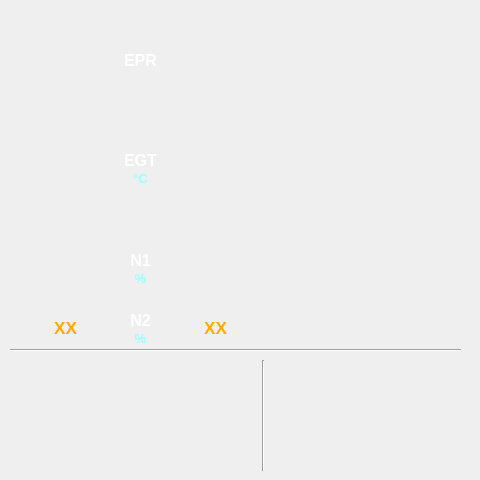
<?xml version="1.0" encoding="UTF-8"?>
<ui version="4.0">
 <class>EwdPage</class>
 <widget class="QWidget" name="EwdPage">
  <property name="geometry">
   <rect>
    <x>0</x>
    <y>0</y>
    <width>480</width>
    <height>480</height>
   </rect>
  </property>
  <property name="font">
   <font>
    <weight>75</weight>
    <bold>true</bold>
   </font>
  </property>
  <property name="windowTitle">
   <string>Form</string>
  </property>
  <widget class="Egt" name="egt1" native="true">
   <property name="geometry">
    <rect>
     <x>10</x>
     <y>110</y>
     <width>100</width>
     <height>100</height>
    </rect>
   </property>
  </widget>
  <widget class="Egt" name="egt2" native="true">
   <property name="geometry">
    <rect>
     <x>170</x>
     <y>110</y>
     <width>100</width>
     <height>100</height>
    </rect>
   </property>
  </widget>
  <widget class="Epr" name="epr1" native="true">
   <property name="geometry">
    <rect>
     <x>10</x>
     <y>10</y>
     <width>100</width>
     <height>100</height>
    </rect>
   </property>
  </widget>
  <widget class="Epr" name="epr2" native="true">
   <property name="geometry">
    <rect>
     <x>170</x>
     <y>10</y>
     <width>100</width>
     <height>100</height>
    </rect>
   </property>
  </widget>
  <widget class="N1Rpm" name="n1rpm1" native="true">
   <property name="geometry">
    <rect>
     <x>10</x>
     <y>210</y>
     <width>100</width>
     <height>100</height>
    </rect>
   </property>
  </widget>
  <widget class="N1Rpm" name="n1rpm2" native="true">
   <property name="geometry">
    <rect>
     <x>170</x>
     <y>210</y>
     <width>100</width>
     <height>100</height>
    </rect>
   </property>
  </widget>
  <widget class="QLabel" name="label_19">
   <property name="geometry">
    <rect>
     <x>120</x>
     <y>150</y>
     <width>41</width>
     <height>20</height>
    </rect>
   </property>
   <property name="palette">
    <palette>
     <active>
      <colorrole role="WindowText">
       <brush brushstyle="SolidPattern">
        <color alpha="255">
         <red>255</red>
         <green>255</green>
         <blue>255</blue>
        </color>
       </brush>
      </colorrole>
     </active>
     <inactive>
      <colorrole role="WindowText">
       <brush brushstyle="SolidPattern">
        <color alpha="255">
         <red>255</red>
         <green>255</green>
         <blue>255</blue>
        </color>
       </brush>
      </colorrole>
     </inactive>
     <disabled>
      <colorrole role="WindowText">
       <brush brushstyle="SolidPattern">
        <color alpha="255">
         <red>128</red>
         <green>128</green>
         <blue>128</blue>
        </color>
       </brush>
      </colorrole>
     </disabled>
    </palette>
   </property>
   <property name="font">
    <font>
     <pointsize>12</pointsize>
     <weight>75</weight>
     <bold>true</bold>
    </font>
   </property>
   <property name="text">
    <string>EGT</string>
   </property>
   <property name="alignment">
    <set>Qt::AlignCenter</set>
   </property>
  </widget>
  <widget class="QLabel" name="label_20">
   <property name="geometry">
    <rect>
     <x>120</x>
     <y>50</y>
     <width>41</width>
     <height>20</height>
    </rect>
   </property>
   <property name="palette">
    <palette>
     <active>
      <colorrole role="WindowText">
       <brush brushstyle="SolidPattern">
        <color alpha="255">
         <red>255</red>
         <green>255</green>
         <blue>255</blue>
        </color>
       </brush>
      </colorrole>
     </active>
     <inactive>
      <colorrole role="WindowText">
       <brush brushstyle="SolidPattern">
        <color alpha="255">
         <red>255</red>
         <green>255</green>
         <blue>255</blue>
        </color>
       </brush>
      </colorrole>
     </inactive>
     <disabled>
      <colorrole role="WindowText">
       <brush brushstyle="SolidPattern">
        <color alpha="255">
         <red>128</red>
         <green>128</green>
         <blue>128</blue>
        </color>
       </brush>
      </colorrole>
     </disabled>
    </palette>
   </property>
   <property name="font">
    <font>
     <pointsize>12</pointsize>
     <weight>75</weight>
     <bold>true</bold>
    </font>
   </property>
   <property name="text">
    <string>EPR</string>
   </property>
   <property name="alignment">
    <set>Qt::AlignCenter</set>
   </property>
  </widget>
  <widget class="QLabel" name="label_21">
   <property name="geometry">
    <rect>
     <x>120</x>
     <y>250</y>
     <width>41</width>
     <height>20</height>
    </rect>
   </property>
   <property name="palette">
    <palette>
     <active>
      <colorrole role="WindowText">
       <brush brushstyle="SolidPattern">
        <color alpha="255">
         <red>255</red>
         <green>255</green>
         <blue>255</blue>
        </color>
       </brush>
      </colorrole>
     </active>
     <inactive>
      <colorrole role="WindowText">
       <brush brushstyle="SolidPattern">
        <color alpha="255">
         <red>255</red>
         <green>255</green>
         <blue>255</blue>
        </color>
       </brush>
      </colorrole>
     </inactive>
     <disabled>
      <colorrole role="WindowText">
       <brush brushstyle="SolidPattern">
        <color alpha="255">
         <red>128</red>
         <green>128</green>
         <blue>128</blue>
        </color>
       </brush>
      </colorrole>
     </disabled>
    </palette>
   </property>
   <property name="font">
    <font>
     <pointsize>12</pointsize>
     <weight>75</weight>
     <bold>true</bold>
    </font>
   </property>
   <property name="text">
    <string>N1</string>
   </property>
   <property name="alignment">
    <set>Qt::AlignCenter</set>
   </property>
  </widget>
  <widget class="QLabel" name="label_22">
   <property name="geometry">
    <rect>
     <x>120</x>
     <y>310</y>
     <width>41</width>
     <height>20</height>
    </rect>
   </property>
   <property name="palette">
    <palette>
     <active>
      <colorrole role="WindowText">
       <brush brushstyle="SolidPattern">
        <color alpha="255">
         <red>255</red>
         <green>255</green>
         <blue>255</blue>
        </color>
       </brush>
      </colorrole>
     </active>
     <inactive>
      <colorrole role="WindowText">
       <brush brushstyle="SolidPattern">
        <color alpha="255">
         <red>255</red>
         <green>255</green>
         <blue>255</blue>
        </color>
       </brush>
      </colorrole>
     </inactive>
     <disabled>
      <colorrole role="WindowText">
       <brush brushstyle="SolidPattern">
        <color alpha="255">
         <red>128</red>
         <green>128</green>
         <blue>128</blue>
        </color>
       </brush>
      </colorrole>
     </disabled>
    </palette>
   </property>
   <property name="font">
    <font>
     <pointsize>12</pointsize>
     <weight>75</weight>
     <bold>true</bold>
    </font>
   </property>
   <property name="text">
    <string>N2</string>
   </property>
   <property name="alignment">
    <set>Qt::AlignCenter</set>
   </property>
  </widget>
  <widget class="QLabel" name="label_2">
   <property name="geometry">
    <rect>
     <x>120</x>
     <y>170</y>
     <width>41</width>
     <height>16</height>
    </rect>
   </property>
   <property name="palette">
    <palette>
     <active>
      <colorrole role="WindowText">
       <brush brushstyle="SolidPattern">
        <color alpha="255">
         <red>154</red>
         <green>255</green>
         <blue>255</blue>
        </color>
       </brush>
      </colorrole>
     </active>
     <inactive>
      <colorrole role="WindowText">
       <brush brushstyle="SolidPattern">
        <color alpha="255">
         <red>154</red>
         <green>255</green>
         <blue>255</blue>
        </color>
       </brush>
      </colorrole>
     </inactive>
     <disabled>
      <colorrole role="WindowText">
       <brush brushstyle="SolidPattern">
        <color alpha="255">
         <red>128</red>
         <green>128</green>
         <blue>128</blue>
        </color>
       </brush>
      </colorrole>
     </disabled>
    </palette>
   </property>
   <property name="font">
    <font>
     <pointsize>10</pointsize>
    </font>
   </property>
   <property name="text">
    <string>°C</string>
   </property>
   <property name="alignment">
    <set>Qt::AlignCenter</set>
   </property>
  </widget>
  <widget class="QLabel" name="label_3">
   <property name="geometry">
    <rect>
     <x>120</x>
     <y>270</y>
     <width>41</width>
     <height>16</height>
    </rect>
   </property>
   <property name="palette">
    <palette>
     <active>
      <colorrole role="WindowText">
       <brush brushstyle="SolidPattern">
        <color alpha="255">
         <red>154</red>
         <green>255</green>
         <blue>255</blue>
        </color>
       </brush>
      </colorrole>
     </active>
     <inactive>
      <colorrole role="WindowText">
       <brush brushstyle="SolidPattern">
        <color alpha="255">
         <red>154</red>
         <green>255</green>
         <blue>255</blue>
        </color>
       </brush>
      </colorrole>
     </inactive>
     <disabled>
      <colorrole role="WindowText">
       <brush brushstyle="SolidPattern">
        <color alpha="255">
         <red>128</red>
         <green>128</green>
         <blue>128</blue>
        </color>
       </brush>
      </colorrole>
     </disabled>
    </palette>
   </property>
   <property name="font">
    <font>
     <pointsize>10</pointsize>
    </font>
   </property>
   <property name="text">
    <string>%</string>
   </property>
   <property name="alignment">
    <set>Qt::AlignCenter</set>
   </property>
  </widget>
  <widget class="QLabel" name="label_4">
   <property name="geometry">
    <rect>
     <x>120</x>
     <y>330</y>
     <width>41</width>
     <height>16</height>
    </rect>
   </property>
   <property name="palette">
    <palette>
     <active>
      <colorrole role="WindowText">
       <brush brushstyle="SolidPattern">
        <color alpha="255">
         <red>154</red>
         <green>255</green>
         <blue>255</blue>
        </color>
       </brush>
      </colorrole>
     </active>
     <inactive>
      <colorrole role="WindowText">
       <brush brushstyle="SolidPattern">
        <color alpha="255">
         <red>154</red>
         <green>255</green>
         <blue>255</blue>
        </color>
       </brush>
      </colorrole>
     </inactive>
     <disabled>
      <colorrole role="WindowText">
       <brush brushstyle="SolidPattern">
        <color alpha="255">
         <red>128</red>
         <green>128</green>
         <blue>128</blue>
        </color>
       </brush>
      </colorrole>
     </disabled>
    </palette>
   </property>
   <property name="font">
    <font>
     <pointsize>10</pointsize>
    </font>
   </property>
   <property name="text">
    <string>%</string>
   </property>
   <property name="alignment">
    <set>Qt::AlignCenter</set>
   </property>
  </widget>
  <widget class="Flaps" name="flaps" native="true">
   <property name="geometry">
    <rect>
     <x>320</x>
     <y>190</y>
     <width>125</width>
     <height>125</height>
    </rect>
   </property>
  </widget>
  <widget class="QLabel" name="disp_n2rpm1">
   <property name="geometry">
    <rect>
     <x>50</x>
     <y>320</y>
     <width>31</width>
     <height>16</height>
    </rect>
   </property>
   <property name="palette">
    <palette>
     <active>
      <colorrole role="WindowText">
       <brush brushstyle="SolidPattern">
        <color alpha="255">
         <red>255</red>
         <green>170</green>
         <blue>0</blue>
        </color>
       </brush>
      </colorrole>
     </active>
     <inactive>
      <colorrole role="WindowText">
       <brush brushstyle="SolidPattern">
        <color alpha="255">
         <red>255</red>
         <green>170</green>
         <blue>0</blue>
        </color>
       </brush>
      </colorrole>
     </inactive>
     <disabled>
      <colorrole role="WindowText">
       <brush brushstyle="SolidPattern">
        <color alpha="255">
         <red>128</red>
         <green>128</green>
         <blue>128</blue>
        </color>
       </brush>
      </colorrole>
     </disabled>
    </palette>
   </property>
   <property name="font">
    <font>
     <pointsize>13</pointsize>
    </font>
   </property>
   <property name="text">
    <string notr="true">XX</string>
   </property>
   <property name="alignment">
    <set>Qt::AlignCenter</set>
   </property>
  </widget>
  <widget class="QLabel" name="disp_n2rpm2">
   <property name="geometry">
    <rect>
     <x>200</x>
     <y>320</y>
     <width>31</width>
     <height>16</height>
    </rect>
   </property>
   <property name="palette">
    <palette>
     <active>
      <colorrole role="WindowText">
       <brush brushstyle="SolidPattern">
        <color alpha="255">
         <red>255</red>
         <green>170</green>
         <blue>0</blue>
        </color>
       </brush>
      </colorrole>
     </active>
     <inactive>
      <colorrole role="WindowText">
       <brush brushstyle="SolidPattern">
        <color alpha="255">
         <red>255</red>
         <green>170</green>
         <blue>0</blue>
        </color>
       </brush>
      </colorrole>
     </inactive>
     <disabled>
      <colorrole role="WindowText">
       <brush brushstyle="SolidPattern">
        <color alpha="255">
         <red>128</red>
         <green>128</green>
         <blue>128</blue>
        </color>
       </brush>
      </colorrole>
     </disabled>
    </palette>
   </property>
   <property name="font">
    <font>
     <pointsize>13</pointsize>
    </font>
   </property>
   <property name="text">
    <string notr="true">XX</string>
   </property>
   <property name="alignment">
    <set>Qt::AlignCenter</set>
   </property>
  </widget>
  <widget class="Line" name="line">
   <property name="geometry">
    <rect>
     <x>10</x>
     <y>345</y>
     <width>451</width>
     <height>10</height>
    </rect>
   </property>
   <property name="orientation">
    <enum>Qt::Horizontal</enum>
   </property>
  </widget>
  <widget class="QLabel" name="disp_memo_1">
   <property name="geometry">
    <rect>
     <x>10</x>
     <y>360</y>
     <width>241</width>
     <height>16</height>
    </rect>
   </property>
   <property name="font">
    <font>
     <family>Monospace</family>
    </font>
   </property>
   <property name="text">
    <string/>
   </property>
  </widget>
  <widget class="Line" name="line_2">
   <property name="geometry">
    <rect>
     <x>253</x>
     <y>360</y>
     <width>20</width>
     <height>111</height>
    </rect>
   </property>
   <property name="orientation">
    <enum>Qt::Vertical</enum>
   </property>
  </widget>
  <widget class="QLabel" name="disp_memo_2">
   <property name="geometry">
    <rect>
     <x>10</x>
     <y>380</y>
     <width>241</width>
     <height>16</height>
    </rect>
   </property>
   <property name="font">
    <font>
     <family>Monospace</family>
    </font>
   </property>
   <property name="text">
    <string/>
   </property>
  </widget>
  <widget class="QLabel" name="disp_memo_3">
   <property name="geometry">
    <rect>
     <x>10</x>
     <y>400</y>
     <width>241</width>
     <height>16</height>
    </rect>
   </property>
   <property name="font">
    <font>
     <family>Monospace</family>
    </font>
   </property>
   <property name="text">
    <string/>
   </property>
  </widget>
  <widget class="QLabel" name="disp_memo_4">
   <property name="geometry">
    <rect>
     <x>10</x>
     <y>420</y>
     <width>241</width>
     <height>16</height>
    </rect>
   </property>
   <property name="font">
    <font>
     <family>Monospace</family>
    </font>
   </property>
   <property name="text">
    <string/>
   </property>
  </widget>
  <widget class="QLabel" name="disp_memo_5">
   <property name="geometry">
    <rect>
     <x>10</x>
     <y>440</y>
     <width>241</width>
     <height>16</height>
    </rect>
   </property>
   <property name="font">
    <font>
     <family>Monospace</family>
    </font>
   </property>
   <property name="text">
    <string/>
   </property>
  </widget>
  <widget class="QLabel" name="disp_memo_6">
   <property name="geometry">
    <rect>
     <x>10</x>
     <y>460</y>
     <width>241</width>
     <height>16</height>
    </rect>
   </property>
   <property name="font">
    <font>
     <family>Monospace</family>
    </font>
   </property>
   <property name="text">
    <string/>
   </property>
  </widget>
 </widget>
 <customwidgets>
  <customwidget>
   <class>Egt</class>
   <extends>QWidget</extends>
   <header>widgets/egt.h</header>
   <container>1</container>
  </customwidget>
  <customwidget>
   <class>Epr</class>
   <extends>QWidget</extends>
   <header>widgets/epr.h</header>
   <container>1</container>
  </customwidget>
  <customwidget>
   <class>N1Rpm</class>
   <extends>QWidget</extends>
   <header>widgets/n1rpm.h</header>
   <container>1</container>
  </customwidget>
  <customwidget>
   <class>Flaps</class>
   <extends>QWidget</extends>
   <header>widgets/flaps.h</header>
   <container>1</container>
  </customwidget>
 </customwidgets>
 <resources/>
 <connections/>
</ui>
